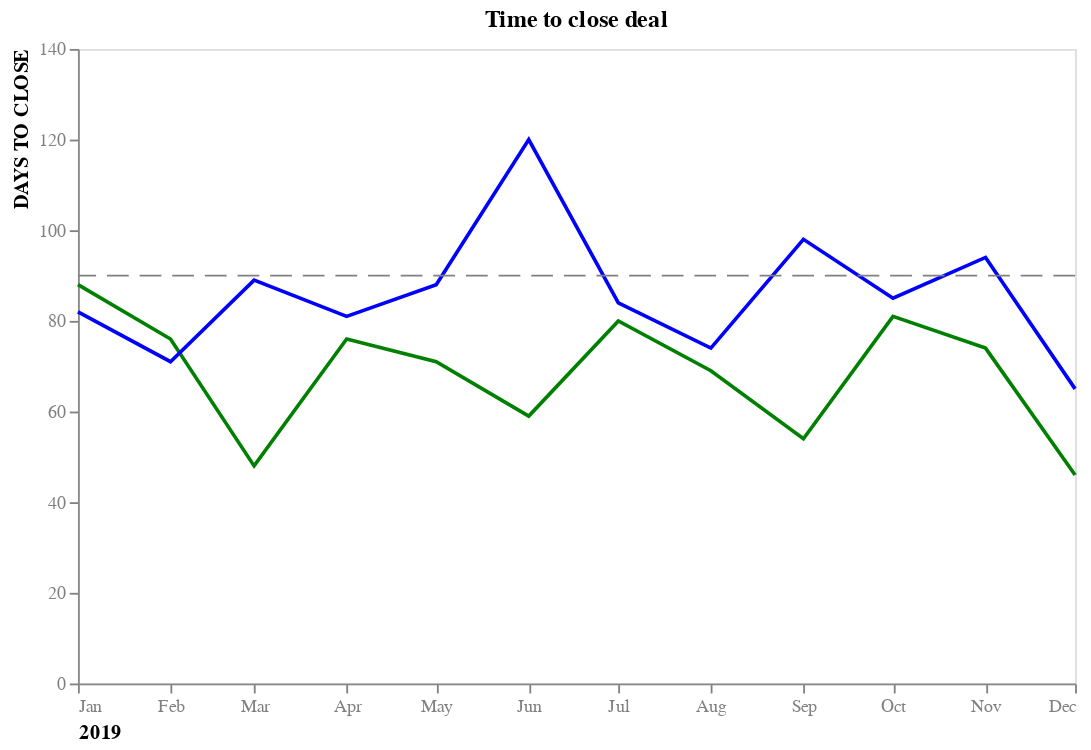

Write notebook code for a chart like this one.
### Code cell
line_goal = alt.Chart().mark_rule(strokeDash=[12, 6], size=1, color='grey', fontSize=12).encode(
    y=alt.datum(90)
)

line_chart + line_goal

### Figure 1 — Vega-Lite specification as saved in the notebook (floating-point values rounded to 4 significant figures)
{"config": {"view": {"continuousWidth": 300, "continuousHeight": 300}}, "layer": [{"data": {"name": "data-1998f29f3c585e49309d8a292a2b2c66"}, "mark": {"type": "line"}, "encoding": {"color": {"field": "Sales Type", "legend": null, "scale": {"domain": ["Direct Sales", "Indirect Sales"], "range": ["green", "blue"]}, "type": "nominal"}, "strokeWidth": {"value": 2}, "x": {"axis": {"title": "2019", "titleAnchor": "start", "labelAngle": 0, "grid": false, "labelColor": "grey", "tickColor": "grey", "format": "%b"}, "field": "Date", "type": "temporal"}, "y": {"axis": {"title": "DAYS TO CLOSE", "titleAnchor": "end", "grid": false, "labelColor": "grey", "tickColor": "grey"}, "field": "Sales", "scale": {"domain": [0, 135]}, "type": "quantitative"}}, "title": "Time to close deal"}, {"data": {"name": "empty"}, "mark": {"type": "rule", "color": "grey", "fontSize": 12, "size": 1, "strokeDash": [12, 6]}, "encoding": {"y": {"datum": 90}}}], "height": 350, "width": 550, "$schema": "https://vega.github.io/schema/vega-lite/v5.6.1.json", "datasets": {"data-1998f29f3c585e49309d8a292a2b2c66": [{"Month": "Jan", "Date": "2019-01-01T00:00:00", "Goal": 90, "Sales Type": "Direct Sales", "Sales": 88, "Text": "GOAL"}, {"Month": "Feb", "Date": "2019-02-01T00:00:00", "Goal": 90, "Sales Type": "Direct Sales", "Sales": 76, "Text": "GOAL"}, {"Month": "Mar", "Date": "2019-03-01T00:00:00", "Goal": 90, "Sales Type": "Direct Sales", "Sales": 48, "Text": "GOAL"}, {"Month": "Apr", "Date": "2019-04-01T00:00:00", "Goal": 90, "Sales Type": "Direct Sales", "Sales": 76, "Text": "GOAL"}, {"Month": "May", "Date": "2019-05-01T00:00:00", "Goal": 90, "Sales Type": "Direct Sales", "Sales": 71, "Text": "GOAL"}, {"Month": "Jun", "Date": "2019-06-01T00:00:00", "Goal": 90, "Sales Type": "Direct Sales", "Sales": 59, "Text": "GOAL"}, {"Month": "Jul", "Date": "2019-07-01T00:00:00", "Goal": 90, "Sales Type": "Direct Sales", "Sales": 80, "Text": "GOAL"}, {"Month": "Aug", "Date": "2019-08-01T00:00:00", "Goal": 90, "Sales Type": "Direct Sales", "Sales": 69, "Text": "GOAL"}, {"Month": "Sep", "Date": "2019-09-01T00:00:00", "Goal": 90, "Sales Type": "Direct Sales", "Sales": 54, "Text": "GOAL"}, {"Month": "Oct", "Date": "2019-10-01T00:00:00", "Goal": 90, "Sales Type": "Direct Sales", "Sales": 81, "Text": "GOAL"}, {"Month": "Nov", "Date": "2019-11-01T00:00:00", "Goal": 90, "Sales Type": "Direct Sales", "Sales": 74, "Text": "GOAL"}, {"Month": "Dec", "Date": "2019-12-01T00:00:00", "Goal": 90, "Sales Type": "Direct Sales", "Sales": 46, "Text": "GOAL"}, {"Month": "Jan", "Date": "2019-01-01T00:00:00", "Goal": 90, "Sales Type": "Indirect Sales", "Sales": 82, "Text": "GOAL"}, {"Month": "Feb", "Date": "2019-02-01T00:00:00", "Goal": 90, "Sales Type": "Indirect Sales", "Sales": 71, "Text": "GOAL"}, {"Month": "Mar", "Date": "2019-03-01T00:00:00", "Goal": 90, "Sales Type": "Indirect Sales", "Sales": 89, "Text": "GOAL"}, {"Month": "Apr", "Date": "2019-04-01T00:00:00", "Goal": 90, "Sales Type": "Indirect Sales", "Sales": 81, "Text": "GOAL"}, {"Month": "May", "Date": "2019-05-01T00:00:00", "Goal": 90, "Sales Type": "Indirect Sales", "Sales": 88, "Text": "GOAL"}, {"Month": "Jun", "Date": "2019-06-01T00:00:00", "Goal": 90, "Sales Type": "Indirect Sales", "Sales": 120, "Text": "GOAL"}, {"Month": "Jul", "Date": "2019-07-01T00:00:00", "Goal": 90, "Sales Type": "Indirect Sales", "Sales": 84, "Text": "GOAL"}, {"Month": "Aug", "Date": "2019-08-01T00:00:00", "Goal": 90, "Sales Type": "Indirect Sales", "Sales": 74, "Text": "GOAL"}, {"Month": "Sep", "Date": "2019-09-01T00:00:00", "Goal": 90, "Sales Type": "Indirect Sales", "Sales": 98, "Text": "GOAL"}, {"Month": "Oct", "Date": "2019-10-01T00:00:00", "Goal": 90, "Sales Type": "Indirect Sales", "Sales": 85, "Text": "GOAL"}, {"Month": "Nov", "Date": "2019-11-01T00:00:00", "Goal": 90, "Sales Type": "Indirect Sales", "Sales": 94, "Text": "GOAL"}, {"Month": "Dec", "Date": "2019-12-01T00:00:00", "Goal": 90, "Sales Type": "Indirect Sales", "Sales": 65, "Text": "GOAL"}], "empty": [{}]}}
